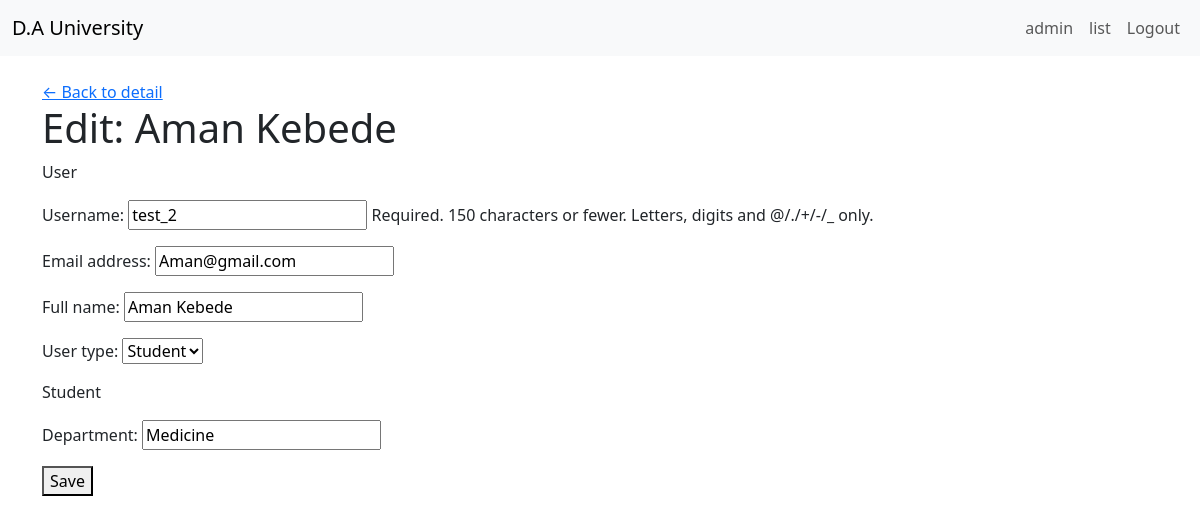
Screenshot of /students/5/edit/ (signed in) with the database file from the repository.
### accounts/models.py (models this page shows, shortened)
class Student_user(models.Model):
    user = models.OneToOneField(User, on_delete=models.CASCADE)
    department = models.CharField(max_length=100)
    date_joined = models.DateField(auto_now_add=True,)

class User(AbstractUser):
    USER_TYPES =(
        ('admin', 'Admin'),
        ('staff', 'Staff'),
        ('student', 'Student'),
    )
    user_type = models.CharField(max_length=50, choices=USER_TYPES)
    full_name = models.CharField(max_length=100, null=True)
    registration_Date = models.DateField(auto_now_add=True)

### accounts/views.py (the view)
# urls.py: path('students/<int:user_id>/edit/', student_edit_view, name='student-edit-page'),
def student_edit_view(request, user_id: int):
    if not request.user.is_authenticated:
        return redirect("login")
    if request.user.user_type not in ("admin", "staff"):   # or == "admin" if only admin edits
        messages.error(request, "You are not authorized to edit student data.")
        return redirect("home")
    student = get_object_or_404(
        Student_user.objects.select_related("user"),
        user_id=user_id
    )
    user = student.user
    UserForm = modelform_factory(User, fields=["username", "email", "full_name", "user_type"])
    StudentForm = modelform_factory(Student_user, fields=["department"])
    if request.method == "POST":
        u_form = UserForm(request.POST, instance=user)
        s_form = StudentForm(request.POST, request.FILES, instance=student)
        if u_form.is_valid() and s_form.is_valid():
            u_form.save()
            s_form.save()
            messages.success(request, "Student profile updated successfully.")
            return redirect("student-detail-page", user_id=user_id)
        else:
            messages.error(request, "Please fix the errors below.")
    else:
        u_form = UserForm(instance=user)
        s_form = StudentForm(instance=student)
    return render(request, "accounts/student_edit.html", {
        "student": student,
        "u_form": u_form,
        "s_form": s_form,
    })

### accounts/Templates/accounts/student_edit.html (shortened to what this page needs)
{% extends "accounts/base.html" %}
{% block content %}
  <a href="{% url 'student-detail-page' user_id=student.user.id %}">← Back to detail</a>
  <h1>Edit: {{ student.user.full_name }}</h1>
  {% if user.user_type == 'admin' %}
    <form method="post">
        <p>User</p>
        {{ u_form.as_p }}
        <p>Student</p>
        {{ s_form.as_p }}
      <button href = "{% url 'student-detail-page' user_id=student.user.id %}">Save</button>
    </form>
  {% else %}
    <p>You do not have permission to edit this student.</p>
  {% endif %}
{% endblock %}

### accounts/Templates/accounts/base.html (style rules this page uses)
body { background-color: #a7a7a7; }

### rows the page displays
Student_user: user.full_name "Aman Kebede", department "Medicine"
User: username "test_2", email "Aman@gmail.com", full_name "Aman Kebede", user_type "Student"
